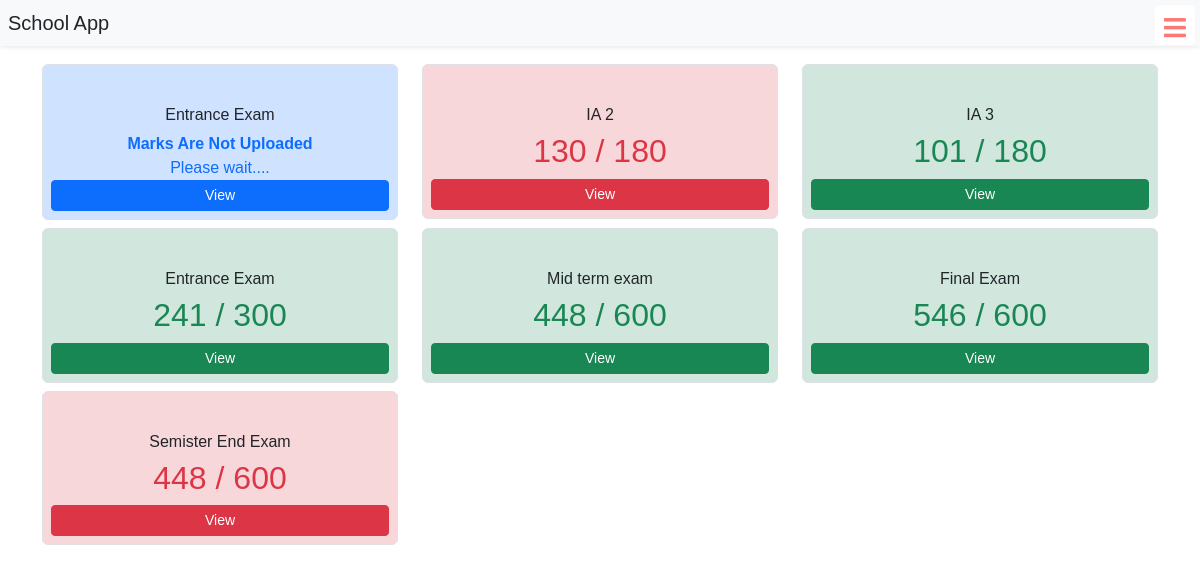
Before: /student-display-tests (signed in) with the older database file.
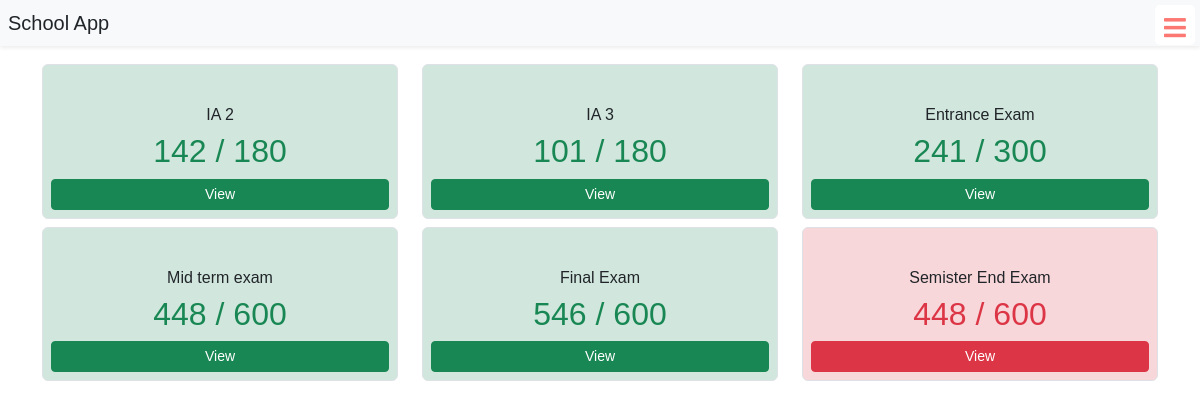
After: the same page with the newer database file.
### schoolapp/models.py (models this page shows, shortened)
class BasicInfo(models.Model):
    created_at = models.DateTimeField(auto_now_add=True)
    updated_at = models.DateTimeField(auto_now=True)

class TestMarks(BasicInfo):
    test_obj = models.ForeignKey(Test,on_delete=models.CASCADE)
    test_id = models.IntegerField()
    student = models.ForeignKey(StudentDetails,on_delete=models.CASCADE )
    kannada = models.IntegerField(default=0)
    english = models.IntegerField(default=0)
    hindi = models.IntegerField(default=0)
    science = models.IntegerField(default=0)
    maths = models.IntegerField(default=0)
    social = models.IntegerField(default=0)
    total_scored_marks = models.IntegerField(default=0)
    total_marks = models.IntegerField(default=0)
    is_pass = models.BooleanField(default=False)
    grade = models.CharField(max_length=50,default="F")

class Test(BasicInfo):
    title = models.CharField(max_length=255)
    test_for = models.IntegerField()
    total_marks = models.IntegerField(default=0)
    description = models.TextField()
    start_at = models.DateTimeField(default = datetime.now())
    is_ready = models.BooleanField(default = False)

### schoolapp/views.py (the view)
# urls.py: path("student-display-tests",views.student_display_tests,name="student_display_tests"),
@login_required(login_url="signin")
def student_display_tests(request):
    user = request.user
    student = StudentDetails.objects.get(user_id = user.id)
    tests_list = TestMarks.objects.filter(student = student)
    for test in tests_list:
        test_obj = test.test_obj
        if is_ready(test_obj.start_at):
            test_obj.is_ready = True
        else:
            test_obj.is_ready = False
        test_obj.save()
    context = {
        "tests_list" : tests_list.order_by('created_at')[::-1]
    }
    return render(request,"student-display-tests.html",context=context)

### schoolapp/views.py (called while the page is built)
def is_ready(model_time):
    date_time = str(model_time)[:18]
    date_object = datetime.strptime(date_time, "%Y-%m-%d %H:%M:%S")
    if (date_object <= datetime.now()):
        return True
    return False

### templates/student-display-tests.html (shortened to what this page needs)
{% extends "base.html" %}
{% load static %}
{% block body %}
<div class="container" style="margin-top: 2rem;">
    <div class="row">
        {% for test in tests_list %}
        {% if test.test_obj.is_ready and test.total_marks > 0 %}
        {% if test.is_pass %}
        <div class="col-12 col-md-6 col-lg-4">
            <div class="test-box img-thumbnail bg-success-subtle">
                <div class="test-box-head text-center">
                    <h3 class="test-name">{{test.test_obj.title}}</h3>
                </div>
                <div class="test-box-body text-center">
                    {% with a=test.test_obj.total_marks b=6 %}
                    <h2 class="text-success">{{test.total_scored_marks}} / {{test.total_marks}}</h2>
                    {% endwith %}
                </div>
                <div class="test-box-footer">
                    <a href="{% url 'marks_card' test.id %}" class="btn btn-success btn-sm w-100">View</a>
                </div>
            </div>
        </div>
        {% else %}
        <div class="col-12 col-md-6 col-lg-4">
            <div class="test-box img-thumbnail bg-danger-subtle">
                <div class="test-box-head text-center">
                    <h3 class="test-name">{{test.test_obj.title}}</h3>
                </div>
                <div class="test-box-body text-center">
                    <h2 class="text-danger">{{test.total_scored_marks}} / {{test.total_marks}}</h2>
                </div>
                <div class="test-box-footer">
                    <a href="{% url 'marks_card' test.id %}" class="btn btn-danger btn-sm w-100">View</a>
                </div>
            </div>
        </div>
        {% endif %}
        {% else %}
        <div class="col-12 col-md-6 col-lg-4">
            <div class="test-box img-thumbnail bg-primary-subtle">
                <div class="test-box-head text-center">
                    <h3 class="test-name">{{test.test_obj.title}}</h3>
                </div>
                <div class="test-box-body text-center">
                    {% if test.test_obj.is_ready and test.total_marks == 0 %}
                    <p class="text-primary m-0 p-0 fw-bold">Marks Are Not Uploaded</p>
                    <p class="text-primary m-0 p-0">Please wait....</p>
                    {% else %}
                    <p class="text-primary m-0 p-0 fw-bold">{{test.test_obj.start_at | date:"d/m/Y"}}</p>
                    <p class="text-primary m-0 p-0">{{test.test_obj.start_at | date:"P"}}</p>
                    {% endif %}
                </div>
                <div class="test-box-footer">
                    <a href="{% url 'marks_card' test.id %}" class="btn btn-primary btn-sm w-100">View</a>
                </div>
            </div>
        </div>
        {% endif %}
        {% endfor %}
    </div>
</div>
{% endblock %}

Changed rows visible on the page:
removed TestMarks: test_obj "Entrance Exam", total_marks "Marks Are Not Uploaded"
changed TestMarks "IA 2": is_pass False → True (drawn); total_scored_marks "130" → "142"
